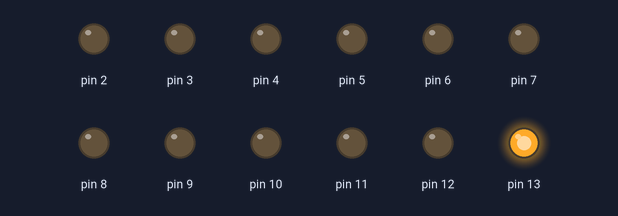
This sketch was run on a simulated Arduino Uno, built with avr-gcc and run on an emulated ATmega328P. Parts: output pins drawn as LEDs (lit = HIGH).

Above: at 5.5 s.
At 11.2 s:
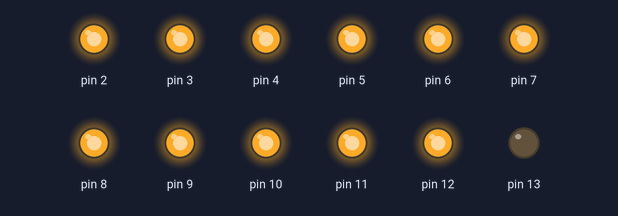
At 12.0 s:
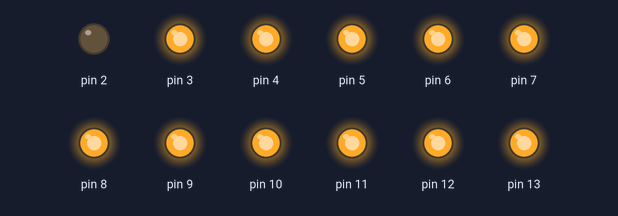
At 13.0 s:
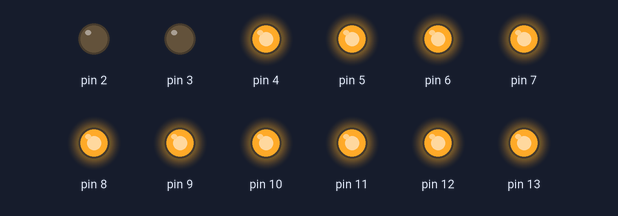
At 14.0 s:
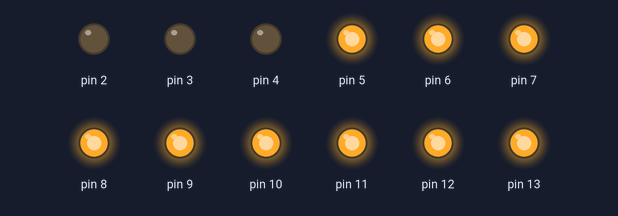
Timing chart, 0 to 15.0 s (numbered marks = the images above):
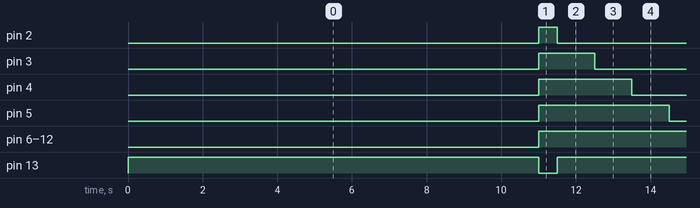

The sketch:

Sequence01.ino
```cpp
void setup() {
  // put your setup code here, to run once:

  // Configure the pin to control the led

  pinMode(13, OUTPUT);
  pinMode(2, OUTPUT);
  pinMode(3, OUTPUT);
  pinMode(4, OUTPUT);
  pinMode(5, OUTPUT);
  pinMode(6, OUTPUT);
  pinMode(7,OUTPUT);
  pinMode(8,OUTPUT);
  pinMode(9, OUTPUT);
  pinMode(10,OUTPUT);
  pinMode(11, OUTPUT);
  pinMode(12, OUTPUT);
}

void loop() {
  // put your main code here, to run repeatedly:

  digitalWrite(13, HIGH);
  digitalWrite(2, LOW);
    delay(1000);
  digitalWrite(3, LOW);
    delay(1000);
  digitalWrite(4, LOW);
    delay(1000);
  digitalWrite(5, LOW);
    delay(1000);
  digitalWrite(6, LOW);
    delay(1000);
  digitalWrite(7, LOW);
    delay(1000);
  digitalWrite(8, LOW);
    delay(1000);
  digitalWrite(9, LOW);
    delay(1000);
  digitalWrite(10, LOW);
  delay(1000);
  digitalWrite(11, LOW);
    delay(1000);
  digitalWrite(12, LOW);
  delay(1000);
  digitalWrite(13, LOW);
  digitalWrite(2, HIGH);
  digitalWrite(3, HIGH);
  digitalWrite(4, HIGH);
  digitalWrite(5, HIGH);
  digitalWrite(6, HIGH);
  digitalWrite(7, HIGH);
  digitalWrite(8, HIGH);
  digitalWrite(9, HIGH);
  digitalWrite(10, HIGH);
  digitalWrite(11, HIGH);
  digitalWrite(12, HIGH);
  delay(500);


}
```

Measured:
- by itself, pin 2: alternates HIGH for 0.50 s and LOW for 11.0 s
- by itself, pin 3: alternates HIGH for 1.5 s and LOW for 10.0 s
- by itself, pin 4: alternates HIGH for 2.5 s and LOW for 9.0 s
- by itself, pin 5: alternates HIGH for 3.5 s and LOW for 8.0 s
- by itself, pin 6: alternates HIGH for 4.5 s and LOW for 7.0 s
- by itself, pin 7: alternates HIGH for 5.5 s and LOW for 6.0 s
- by itself, pin 8: alternates HIGH for 6.5 s and LOW for 5.0 s
- by itself, pin 9: alternates HIGH for 7.5 s and LOW for 4.0 s
